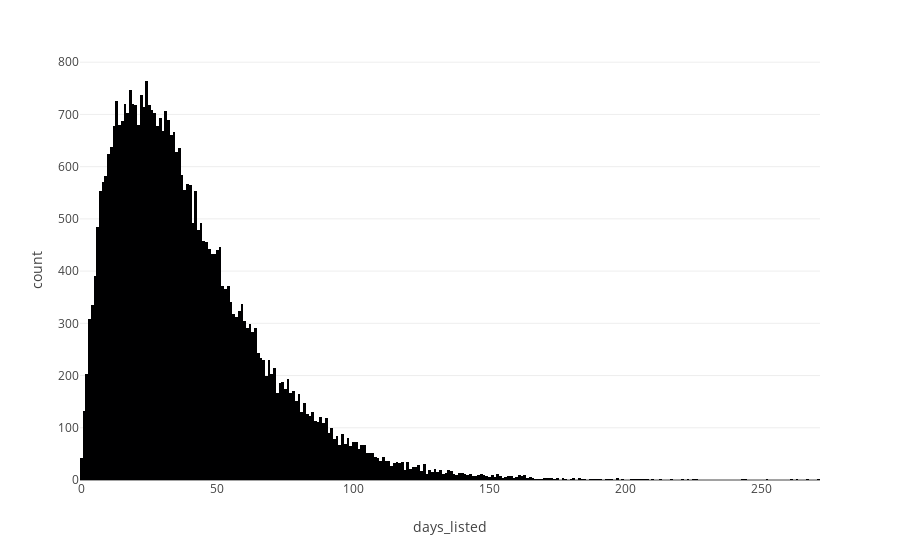

The code cell stored with this chart in its notebook:
### Code cell
fig = px.histogram(df_vehicles, x="days_listed")
fig.show()

### Figure 1 — Plotly figure (JSON) as saved in the notebook; plotly's stock layout.template omitted (floating-point values rounded to 4 significant figures; data arrays with more than 128 entries replaced by an {"elided": "..."} marker saying what was removed)
{"data": [{"bingroup": "x", "hovertemplate": "days_listed=%{x}<br>count=%{y}<extra></extra>", "legendgroup": "", "marker": {"color": "#000001", "pattern": {"shape": ""}}, "name": "", "orientation": "v", "showlegend": false, "type": "histogram", "x": {"elided": "40563 int values"}, "xaxis": "x", "yaxis": "y"}], "layout": {"barmode": "relative", "legend": {"tracegroupgap": 0}, "margin": {"t": 60}, "xaxis": {"anchor": "y", "domain": [0, 1], "title": {"text": "days_listed"}}, "yaxis": {"anchor": "x", "domain": [0, 1], "title": {"text": "count"}}}}
